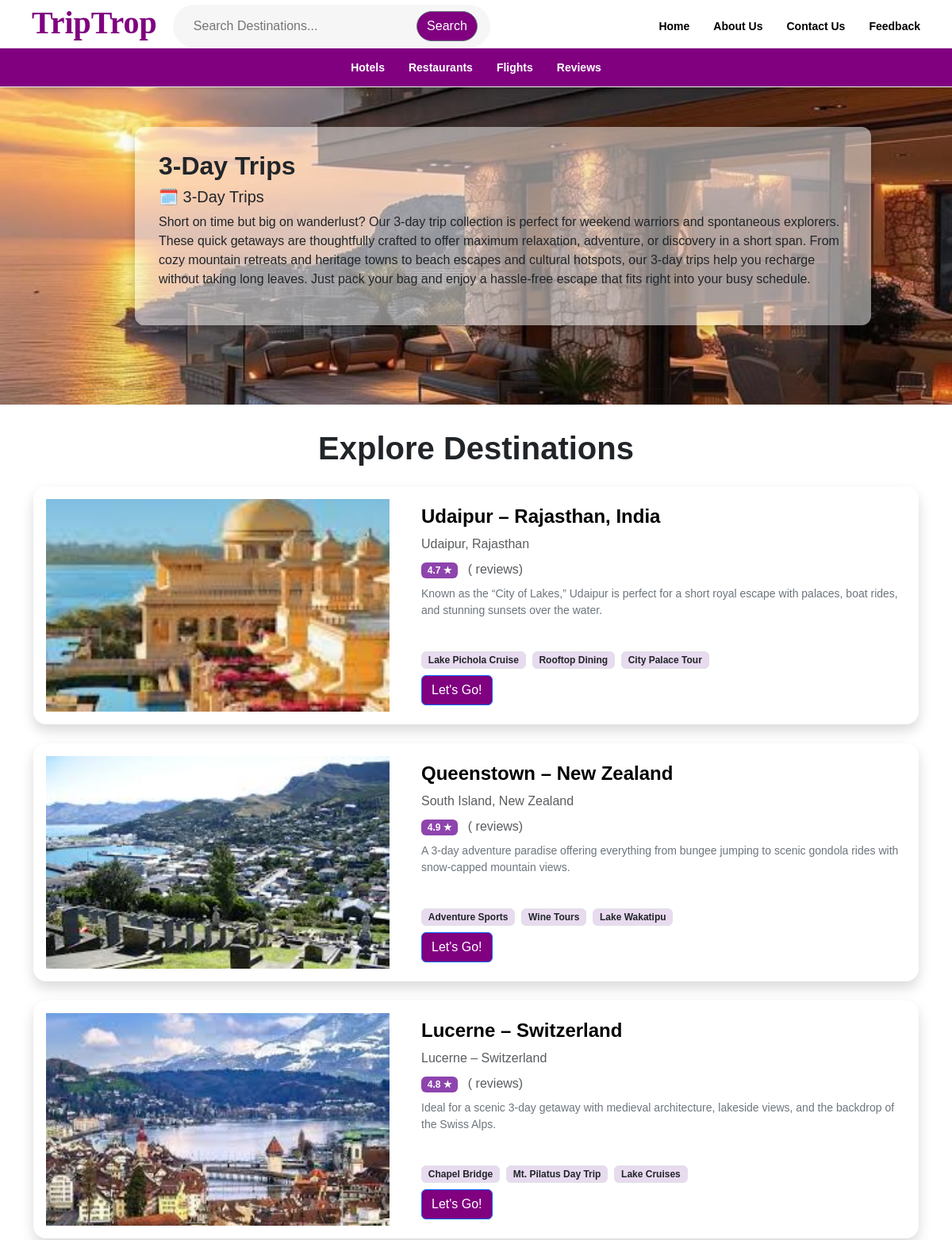
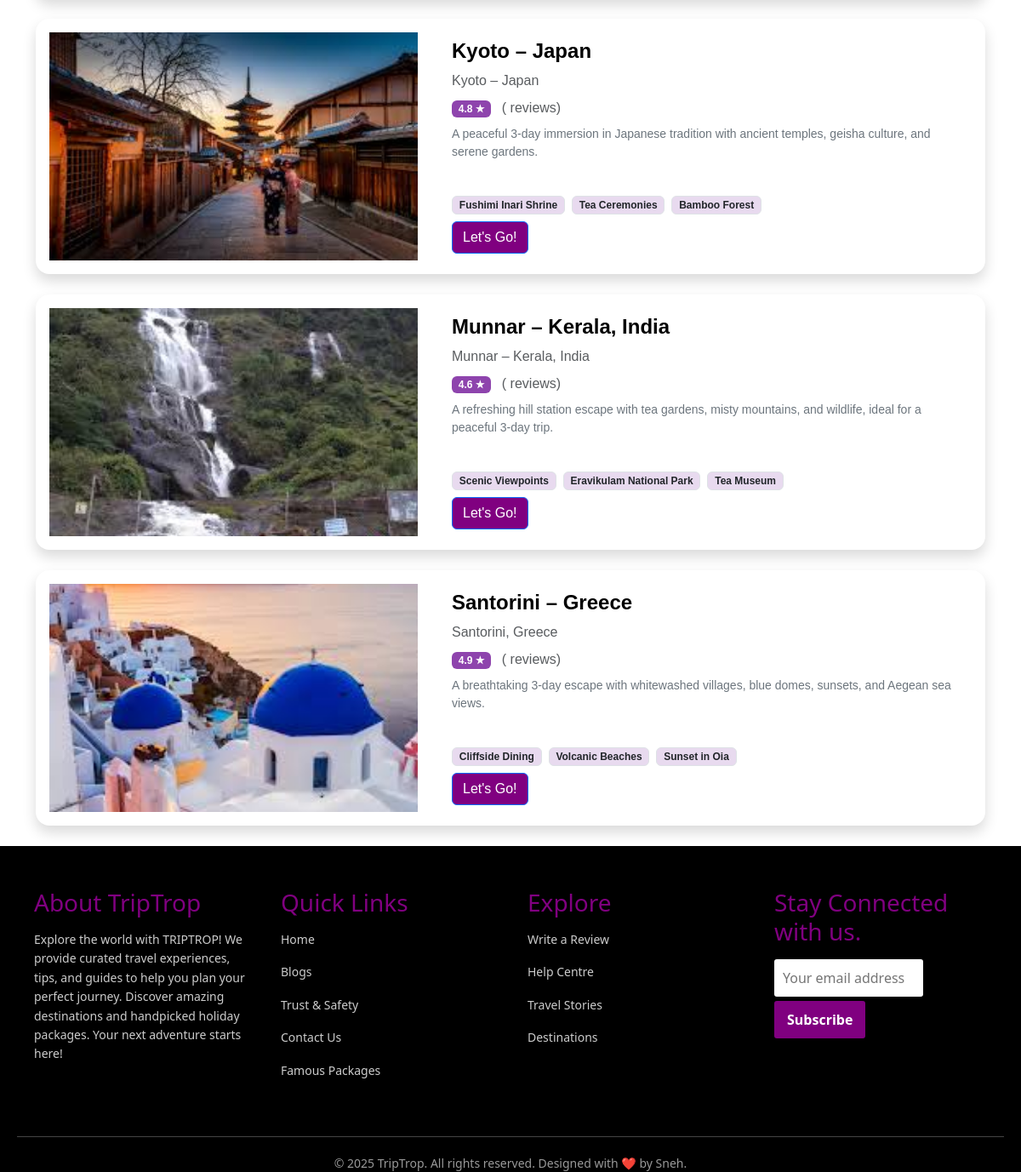
Page /day/ on the committed database (2 pictures, top to bottom).
### myapp/models.py (models this page shows)
class Destination(models.Model):
    id = models.AutoField(primary_key=True)
    name = models.CharField(max_length=100)
    place = models.CharField(max_length=100, default="")
    rating = models.CharField(max_length=50)
    views = models.CharField(max_length=50)
    description = models.TextField()
    wow = models.TextField()
    woww = models.TextField()
    wowww = models.TextField()
    location = models.CharField(max_length=100)
    image = models.ImageField(upload_to='destinations/', blank=True, null=True)
    para = models.TextField(null=True)
    category = models.ForeignKey(Category, on_delete=models.SET_NULL, null=True)
    sub_category = models.ForeignKey(SubCategory, on_delete=models.SET_NULL, null=True)
    price = models.CharField(max_length=50, default='')
    def __str__(self):
        return self.name

### myapp/views.py (the view)
# urls.py: path('day/', views.day, name="day"),
def day(request):
    day_categories = SubCategory.objects.filter(name__iexact='3-Day Trips')
    print("Luxury Categories:", day_categories)
    destinations = Destination.objects.filter(sub_category__in=day_categories)
    print("Destinations:", destinations)
    return render(request, 'shop/day.html', {
        'destinations': destinations,
        'sub_category': day_categories,
    })

### myapp/models.py (called while the page is built)
    def __str__(self):
        return self.name

### myapp/templates/shop/day.html (shortened to what this page needs)
{% extends 'shop/basic.html' %}
{% load static %}
{% block body %}
  <div class="hero-container">
  <div class="blur-background"></div>
  <div class="overlay-content">
    <div class="text-box">
      <h2><b>3-Day Trips</b></h2>
      <h5>🗓️ 3-Day Trips</h5>
      <p>
        Short on time but big on wanderlust? Our 3-day trip collection is perfect for weekend warriors and spontaneous explorers. These quick getaways are thoughtfully crafted to offer maximum relaxation, adventure, or discovery in a short span. From cozy mountain retreats and heritage towns to beach escapes and cultural hotspots, our 3-day trips help you recharge without taking long leaves. Just pack your bag and enjoy a hassle-free escape that fits right into your busy schedule.</p>
    </div>
  </div>
  <div> <hr style="margin: 50px 100px 50px 100px;"></div>
      <h1 style="text-align:center;"><b> Explore Destinations</b></h1>
{% for dest in destinations %}
<div class="container my-4">
  <div class="card shadow rounded-4 overflow-hidden border-0">
    <div class="row g-0">
      <div class="col-md-5 d-flex align-items-center">
        {% if dest.image %}
  <img src="{{ dest.image.url }}" class="img-fluid rounded-4 p-3" alt="Hotel Image" style="object-fit: cover; width: 100%; height: 300px;">
{% else %}
  <img src="{% static 'default.jpg' %}" class="img-fluid rounded-4 p-3" alt="Default Image" style="object-fit: cover; width: 100%; height: 300px;">
{% endif %}
      </div>
      <div class="col-md-7 p-4 d-flex flex-column justify-content-between">
        <div>
          <h4 class="fw-bold">{{ dest.place }}</h4>
          <p class="text-muted mb-2"> {{ dest.location }}</p>
          <div class="mb-2">
            <span class="badge" style="background-color: #8e44ad;">{{ dest.rating }} ★</span>
            <span class="ms-2 text-muted">({{ dest.reviews }} reviews)</span>
          </div>
          <p class="small text-secondary">{{ dest.description }}</p>
        </div>
        <div class="d-flex flex-wrap gap-2 mt-3">
          {% if dest.wow %}
          <span class="badge text-dark border" style="background-color:#e8daef;"> {{ dest.wow }}</span>
          {% endif %}
          {% if dest.woww %}
          <span class="badge text-dark border" style="background-color:#e8daef;"> {{ dest.woww }}</span>
          {% endif %}
          {% if dest.wowww %}
          <span class="badge text-dark border" style="background-color:#e8daef;"> {{ dest.wowww }}</span>
          {% endif %}
        </div>
<div>
          <a href="/booking/{{ dest.id }}" class="btn btn-primary" style="background-color:#800080; ">Let's Go!</a>
          </div>
      </div>
    </div>
  </div>
</div>
{% empty %}
  <p class="text-center text-muted">No destinations available at the moment.</p>
{% endfor %}
</div>
{% endblock %}

### myapp/templates/shop/basic.html (shortened to what this page needs)
<!DOCTYPE html>
<html lang="en">
  <head>
    <link href="https://cdn.jsdelivr.net/npm/bootstrap@5.3.3/dist/css/bootstrap.min.css" rel="stylesheet">
  </head>
  <body>
  {% load static %}
  <div>
    <header id="mainHeader" style="position:fixed;">
    <div class="navbar">
      <div class="logo-search" style="display: flex; align-items: center; gap: 20px;">
        <div class="logo">
          <h1 style="color:#800080; font-family: Times New Roman, Times, serif;"><b>TripTrop</b></h1>
        </div>
        <form id="Search" action="/search" method="post">{% csrf_token %}
        <div class="search-box" style="width:400px">
          <input type="text" name="destination" placeholder="Search Destinations..." />
          <button style="border-radius:100px; margin-left:10px; background-color:#800080" type="submit" class="btn btn-secondary">Search</button>
        </div>
        </form>
      </div>
      <div class="nav-links">
  <a href="/">Home</a>
  <a href="/#about">About Us</a>
  <a href="/#contact">Contact Us</a>
  <a href="/#feedback_form">Feedback</a>
</div>
<div class="d-flex align-items-center gap-3">
  <div class="currency d-flex align-items-center gap-2">
  </div>
<div style="width: 200px; align:centre;">
  {% if user.is_authenticated %}
  <div>
    <a href="/profile" style="text-decoration: none;
      color: black;">
    <div class="d-flex align-items-center gap-2">
      {% if user.profile_picture %}
  <img src="{{ user.profile_picture }}" alt="Profile" width="40" height="40" class="rounded-circle">
{% else %}
  <img src="{% static 'default_profile.jpeg' %}" alt="Default Profile" width="40" height="40" class="rounded-circle">
{% endif %}
      <h4><span>{{ user.username }}</span></h4>
    </div>
      </a>
  </div>
  {% else %}
    <div>
      <a href="/signin">
        <button class="sign-in" style="background-color:#800080;">Sign Up</button>
      </a>
    </div>
  {% endif %}
</div>
</div>
      </div>
    <div class="subnav" style="background-color:#800080;">
      <a href="/hotels" style="color:#FFFFFF;">Hotels</a>
      <a href="/restaurants" style="color:#FFFFFF;">Restaurants</a>
      <a href="/flights" style="color:#FFFFFF;">Flights</a>
      <a href="/reviews" style="color:#FFFFFF;">Reviews</a>
    </div>
      </div>
<div style="margin-top:110px;">
  <main class="flex-grow-1 ">
      {% block body %} {% endblock %}
    </main>
</div>
    <footer >
      <div class="footer-container">
        <div class="footer-box">
          <h3>About TripTrop</h3>
          <p>Explore the world with TRIPTROP! We provide curated travel experiences, tips, and guides to help you plan your perfect journey. Discover amazing destinations and handpicked holiday packages. Your next adventure starts here!</p>
        </div>
        <div class="footer-box">
          <h3>Quick Links</h3>
          <p><a href="#">Home</a></p>
          <p><a href="#">Blogs</a></p>
          <p><a href="#">Trust & Safety</a></p>
          <p><a href="/#contact">Contact Us</a></p>
          <p><a href="#">Famous Packages</a></p>
        </div>
        <div class="footer-box">
          <h3>Explore</h3>
          <p><a href="#">Write a Review</a></p>
          <p><a href="/#contact">Help Centre</a></p>
          <p><a href="">Travel Stories</a></p>
          <p><a href="#">Destinations</a></p>
        </div>
        <div class="footer-box newsletter">
          <h3>Stay Connected with us.</h3>
          <form>
            <input type="email" placeholder="Your email address" required />
            <br />
            <button type="submit">Subscribe</button>
          </form>
          <div class="social-icons">
          </div>
        </div>
      </div>
      <div class="footer-bottom">
        © 2025 TripTrop. All rights reserved. Designed with ❤️ by Sneh.
      </div>
    </footer>
  </body>
</html>

### rows in the picture
Destination: image (picture), place "Udaipur – Rajasthan, India", location "Udaipur, Rajasthan", rating "4.7", description "Known as the “City of Lakes,” Udaipur is perfect for a short royal escape with palaces, boat rides, and stunning sunsets over the water.", wow "Lake Pichola Cruise", woww "Rooftop Dining", wowww "City Palace Tour"
Destination: image (picture), place "Queenstown – New Zealand", location "South Island, New Zealand", rating "4.9", description "A 3-day adventure paradise offering everything from bungee jumping to scenic gondola rides with snow-capped mountain views.", wow "Adventure Sports", woww "Wine Tours", wowww "Lake Wakatipu"
Destination: image (picture), place "Lucerne – Switzerland", location "Lucerne – Switzerland", rating "4.8", description "Ideal for a scenic 3-day getaway with medieval architecture, lakeside views, and the backdrop of the Swiss Alps.", wow "Chapel Bridge", woww "Mt. Pilatus Day Trip", wowww "Lake Cruises"
Destination: image (picture), place "Kyoto – Japan", location "Kyoto – Japan", rating "4.8", description "A peaceful 3-day immersion in Japanese tradition with ancient temples, geisha culture, and serene gardens.", wow "Fushimi Inari Shrine", woww "Tea Ceremonies", wowww "Bamboo Forest"
Destination: image (picture), place "Munnar – Kerala, India", location "Munnar – Kerala, India", rating "4.6", description "A refreshing hill station escape with tea gardens, misty mountains, and wildlife, ideal for a peaceful 3-day trip.", wow "Scenic Viewpoints", woww "Eravikulam National Park", wowww "Tea Museum"
Destination: image (picture), place "Santorini – Greece", location "Santorini, Greece", rating "4.9", description "A breathtaking 3-day escape with whitewashed villages, blue domes, sunsets, and Aegean sea views.", wow "Cliffside Dining", woww "Volcanic Beaches", wowww "Sunset in Oia"
